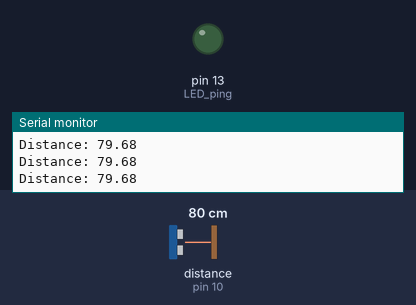
This sketch was run on a simulated Arduino Uno, built with avr-gcc and run on an emulated ATmega328P. Parts: output pins drawn as LEDs (lit = HIGH), the last lines printed to the serial monitor. Wiring (inferred from the names in the program): ultrasonic range finder: trigger pin 9; echo pin 10. The inputs (shaded band) are chosen by the test bench; at power-on: distance to the obstacle (sensor on pin 10) 80 cm. The echo pulse lasts 58.3 µs per cm; pins used as bus, display or sensor lines are not drawn.

Above: at 1.2 s.
1.3 s: distance to the obstacle (sensor on pin 10) set to 7 cm
2.8 s: distance to the obstacle (sensor on pin 10) set to 4 cm
At 4.0 s:
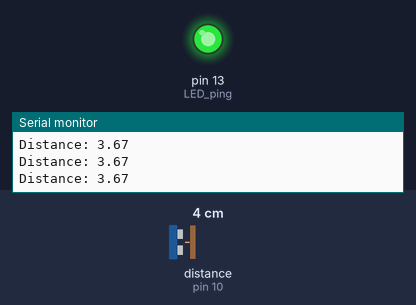
4.3 s: distance to the obstacle (sensor on pin 10) set to 9 cm
At 5.5 s:
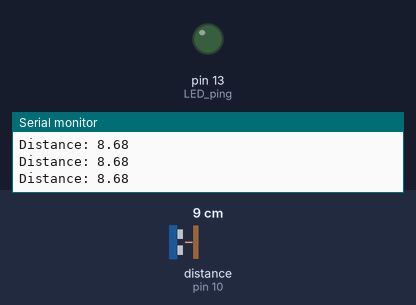
5.8 s: distance to the obstacle (sensor on pin 10) set to 2 cm
At 6.3 s:
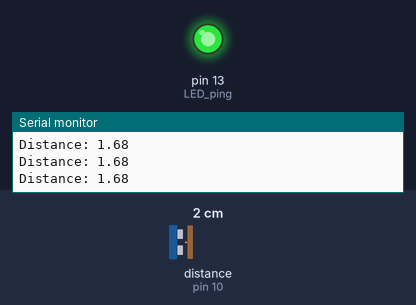
Timing chart, 0 to 8.3 s (numbered marks = the images above; inputs shaded):
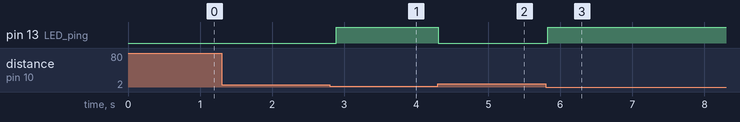

Measured:
- the behaviour switches between 6 and 5 cm on distance to the obstacle (sensor on pin 10) (found by bisection; images 0 and 1)
- after the input at 2.8 s, pin 13 (LED_ping): LOW → HIGH after 0.09 s
- after the input at 4.3 s, pin 13 (LED_ping): HIGH → LOW at once
- after the input at 5.8 s, pin 13 (LED_ping): LOW → HIGH at once

The sketch:

ultrasound_test.ino
```cpp
// (licence header left out)
/*-------------------------------------------------------------------------------------------------------------------------------|
 This code allows you to know the distance between an Ultrasonic sensor and an object                                            |
 You can add more Ultrasonic sensors and follow the same steps two be sure that you are getting the desired information          |
---------------------------------------------------------------------------------------------------------------------------------|*/
/**
 * https://codebender.cc/sketch:356078#HC-SR04%20Ultrasonic%20Sensor%20Example.ino - (calculates time manually using t = micros();)
 * HC-SR04 Demo
 * Demonstration of the HC-SR04 Ultrasonic Sensor
 * Date: August 3, 2016 (November 13, 2018)
 *
 * Description:
 *  Connect the ultrasonic sensor to the Arduino as per the
 *  hardware connections below. Run the sketch and open a serial
 *  monitor. The distance read from the sensor will be displayed
 *  in centimeters.
 *
 * Hardware Connections: (Ultrasonic Sensor --> Arduino Pin)
 *  HC-SR04 | Arduino
 *  -------------------
 *    VCC  -|>  5V
 *    Trig -|>  9
 *    Echo -|>  10
 *    GND  -|>  GND (11, which I will set to 0V)
 *
 * License:
 *  Public Domain
 */
//define the pins to be used for the HC-SR04 ultrasonic sensor
//---------------------------------------------------------------------------------------------------------------------
// Pins
const byte trigPin = 9; // TRIG_PIN
const byte echoPin = 10;// ECHO_PIN
#define LED_ping 13
#define GND 11
#define VCC 12
//----------------------------------------------------------------------------------------------------------------------
//used variables
float distance_cm;
unsigned long duration;
//----------------------------------------------------------------------------------------------------------------------
char data;
String SerialData="";
//----------------------------------------------------------------------------------------------------------------------

void setup() { // START SETUP FUNCTION

  // setup pins for sensor
  pinMode(trigPin, OUTPUT);   // transmit the ultrasonic wave
  //pinMode(echoPin, INPUT);    // read the reflected wave [Arduino (Atmega) pins default to INPUT]
  pinMode(LED_ping, OUTPUT);  // from where we will control the LED

  // Start serial data communication
  Serial.begin (9600);        // Use serial data transmission to display sensor's distance value on Serial Monitor

  // initialize LED status
  digitalWrite(LED_ping,LOW); // [init as default OUTPUT is set to HIGH]

  // Set virtual earth
  pinMode(GND, OUTPUT);
  digitalWrite(GND,LOW);

  // Pull up to operating voltage(5V)
  pinMode(VCC, OUTPUT);
  digitalWrite(VCC, HIGH);
}// END SETUP FUNCTION


void loop() { // START THE LOOP FUNCTION

    // Call the SonarSensor function to store the distance
    distance_cm = SonarSensor(trigPin, echoPin);

    // ---------------------------------------- ~ Uncomment if requesting from Serial Monitor ~  ----------------------------------------
//    // Check if user wants it displayed
//    while(Serial.available()) {
//      delay(10);
//      data = Serial.read();
//      SerialData += data;
//    }
//
//    //Print distance...
//    if(SerialData == "display distance")
//      // display the distance on the Serial Monitor
//      Serial.println("Object found at: " + (String)distance_cm + " cm");
//
//    SerialData=""; // clear serial data
//
    // make condition to control the LEDs
    if(distance_cm <= 5)
      digitalWrite(LED_ping,HIGH); // if distance is less than 5 Cm turn the LED ON
    else
      digitalWrite(LED_ping,LOW); // else turn the LED OFF

    //------------------------------------------------------------ ~ ~ ------------------------------------------------------------

    // Uncomment block if not requesting from Serial Monitor
    // Prints the distance on the Serial Monitor
    Serial.println("Distance: " + (String)distance_cm);
    delay(100); // every 1/10sec.
}//END LOOP FUNTION


// SonarSensor function used to generate and read the ultrasonic wave
float SonarSensor(const byte triggerPinSensor, const byte echoPinSensor) { // takes the trigPIN and the echoPIN

  // Generate the ultrasonic wave
  digitalWrite(triggerPinSensor, LOW);// Clears trigpin i.e. puts to  LOW
  delayMicroseconds(2);// wait 2 microseconds to be sure

  digitalWrite(triggerPinSensor, HIGH);// Switches/Sets trigPin on HIGH state for 10μs
  delayMicroseconds(10);
  digitalWrite(triggerPinSensor, LOW);

  // Read the echoPin, returns the sound wave travel time, in microseconds ofcourse
  duration = pulseIn(echoPinSensor, HIGH);
  //pulseIn API(funtion) will return propagation time i.e. how long the configured pin remains in the stated level;
  //in this case how long the echopin stays HIGH

// // -------------------- Ignore this bit, it's a substitution for pulseIn --------------------
//  unsigned long t1, t2, pulse_width;
//  while ( digitalRead(echoPinSensor) == 1 ) ;
//  // Measure how long the echo pin was held high (pulse width)
//  // Note: the micros() counter will overflow after ~70 min
//  t1 = micros();
//  while ( digitalRead(echoPinSensor) == 0) ;
//  t2 = micros();
//  pulse_width = t2 - t1;
//  duration = pulse_width;


  // Calculating & returning the distance: s = t * v
  // remember we have to first divide the duration by two for the time taken to reach the object
  return (duration/2) * .0343; // Speed of sound is .0343 cm/μs. Approx.≈ the same as dividing by / 29.1
                               // NOTE: This is in dry air at 20°C (68°F). http://www.sengpielaudio.com/calculator-speedsound.htm
}

/****************************----------------------- END PROGRAM -----------------------****************************/

/*
 * Other resources include:
 * https://howtomechatronics.com/tutorials/arduino/ultrasonic-sensor-hc-sr04/
 * https://www.hackster.io/Isaac100/getting-started-with-the-hc-sr04-ultrasonic-sensor-036380
 * https://codebender.cc/sketch:356078#HC-SR04%20Ultrasonic%20Sensor%20Example.ino
 * https://www.hackster.io/mega-das/ultrasonic-sensor-hc-sr04-arduino-project-021d11
 * https://www.instructables.com/id/Simple-Arduino-and-HC-SR04-Example/
 * http://www.ardumotive.com/how-to-use-the-hc-sr04-ultrasonic-sensor-en.html
 *
 * https://www.sparkfun.com/products/13959
 * https://www.robotshop.com/uk/hc-sr04-ultrasonic-range-finder.html?gclid=CjwKCAiAiarfBRASEiwAw1tYv0FOhCtL_TxNLzR_r884nnnI3mM_HX5NrBJ7XWIG_An0LXwCatptjRoCOVQQAvD_BwE
 *
 * https://arduino.stackexchange.com/questions/12627/how-to-use-ultrasonic-sensors-trig-pin-and-why-it-is-needed
 */
```
